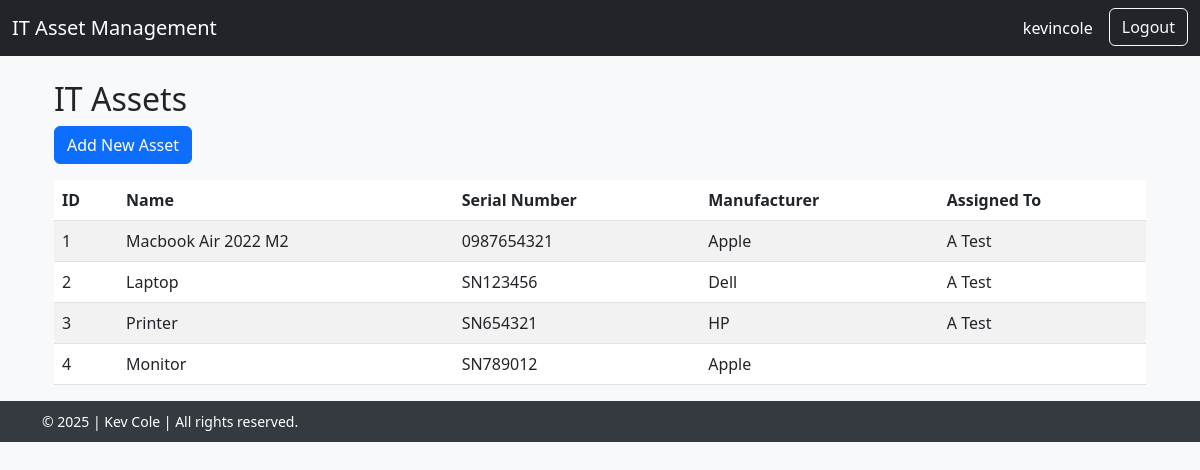
The app's page / (signed in) with its own data.
### it_asset/models.py (models this page shows, shortened)
class ITAsset(models.Model):
    name = models.CharField(max_length=100)
    serial_number = models.CharField(max_length=100)
    purchase_date = models.DateField()
    manufacturer = models.ForeignKey(Manufacturer, on_delete=models.CASCADE)
    assigned_to = models.ForeignKey(Employee, on_delete=models.SET_NULL, null=True, blank=True)
    description = models.TextField()
    warranty_expiry = models.DateField()

class Manufacturer(models.Model):
    name = models.CharField(max_length=100)
    website = models.URLField(blank=True)

class Employee(models.Model):
    user = models.OneToOneField(User, on_delete=models.CASCADE)
    department = models.CharField(max_length=100)
    position = models.CharField(max_length=100)
    name = models.CharField(max_length=100)
    def get_full_name(self):
        return f"{self.user.first_name} {self.user.last_name}"

### it_asset/views.py (the view)
# urls.py: path('', it_asset_views.asset_list, name='home'),  # Update this line to point to asset_list view
@login_required
def asset_list(request):
    assets = ITAsset.objects.all()
    paginator = Paginator(assets, 10)  # Show 10 assets per page
    page_number = request.GET.get('page')
    page_obj = paginator.get_page(page_number)
    manufacturers = Manufacturer.objects.all()
    employees = Employee.objects.all()
    context = {
        'page_obj': page_obj,
        'manufacturers': manufacturers,
        'employees': employees,
    }
    return render(request, 'assets/asset_list.html', context)

### it_asset/templates/assets/asset_list.html (shortened to what this page needs)
{% extends "base.html" %}
{% block content %}
<div class="container mt-4">
    <h2>IT Assets</h2>
    <button class="btn btn-primary mb-3" data-bs-toggle="modal" data-bs-target="#addAssetModal">Add New Asset</button>
    <table class="table table-striped table-hover">
        <thead>
            <tr>
                <th>ID</th>
                <th>Name</th>
                <th>Serial Number</th>
                <th>Manufacturer</th>
                <th>Assigned To</th>
            </tr>
        </thead>
        <tbody>
            {% for asset in page_obj %}
            <tr class="asset-row" data-id="{{ asset.id }}">
                <td>{{ asset.id }}</td>
                <td>{{ asset.name }}</td>
                <td>{{ asset.serial_number }}</td>
                <td>{{ asset.manufacturer.name }}</td>
                <td>{{ asset.assigned_to.user.get_full_name }}</td>
            </tr>
            {% empty %}
            <tr>
                <td colspan="5">No assets available.</td>
            </tr>
            {% endfor %}
        </tbody>
    </table>
</div>
{% endblock %}

### it_asset/templates/base.html (shortened to what this page needs)
<!DOCTYPE html>
<html lang="en">
<head>
    <link href="https://cdn.jsdelivr.net/npm/bootstrap@5.3.0-alpha1/dist/css/bootstrap.min.css" rel="stylesheet">
</head>
<body>
    <nav class="navbar navbar-expand-lg navbar-dark bg-dark">
        <div class="container-fluid">
            <a class="navbar-brand" href="#">IT Asset Management</a>
            <div class="collapse navbar-collapse" id="navbarNav">
                <ul class="navbar-nav ms-auto">
                    {% if user.is_authenticated %}
                        <li class="nav-item">
                            <a class="nav-link text-white me-2" href="{% url 'user_profile' %}">
                                {{ user.get_full_name|default:user.username }}
                            </a>
                        </li>
                        <li class="nav-item">
                            <a class="btn btn-outline-light" href="{% url 'logout' %}">Logout</a>
                        </li>
                    {% else %}
                        <li class="nav-item">
                            <a class="btn btn-outline-light" href="{% url 'login' %}">Login</a>
                        </li>
                    {% endif %}
                </ul>
            </div>
        </div>
    </nav>
    <div class="container">
        {% block content %}{% endblock %}
    </div>
    <footer class="footer">
        <div class="container">
            <span>&copy; 2025 | Kev Cole | All rights reserved.</span>
        </div>
    </footer>
</body>
</html>

### it_asset/templates/base.html (style rules this page uses)
body { background-color: #f8f9fa; }
.navbar { margin-bottom: 20px; }
.footer { background-color: #343a40; color: white; padding: 10px 0; text-align: left; font-size: 0.875rem; }

### records on screen
ITAsset: id "1", name "Macbook Air 2022 M2", serial_number "0987654321", manufacturer.name "Apple", assigned_to.user.get_full_name "A Test"
ITAsset: id "2", name "Laptop", serial_number "SN123456", manufacturer.name "Dell", assigned_to.user.get_full_name "A Test"
ITAsset: id "3", name "Printer", serial_number "SN654321", manufacturer.name "HP", assigned_to.user.get_full_name "A Test"
ITAsset: id "4", name "Monitor", serial_number "SN789012", manufacturer.name "Apple"

### other values on screen
{{ user.get_full_name|default:user.username }} "kevincole"
